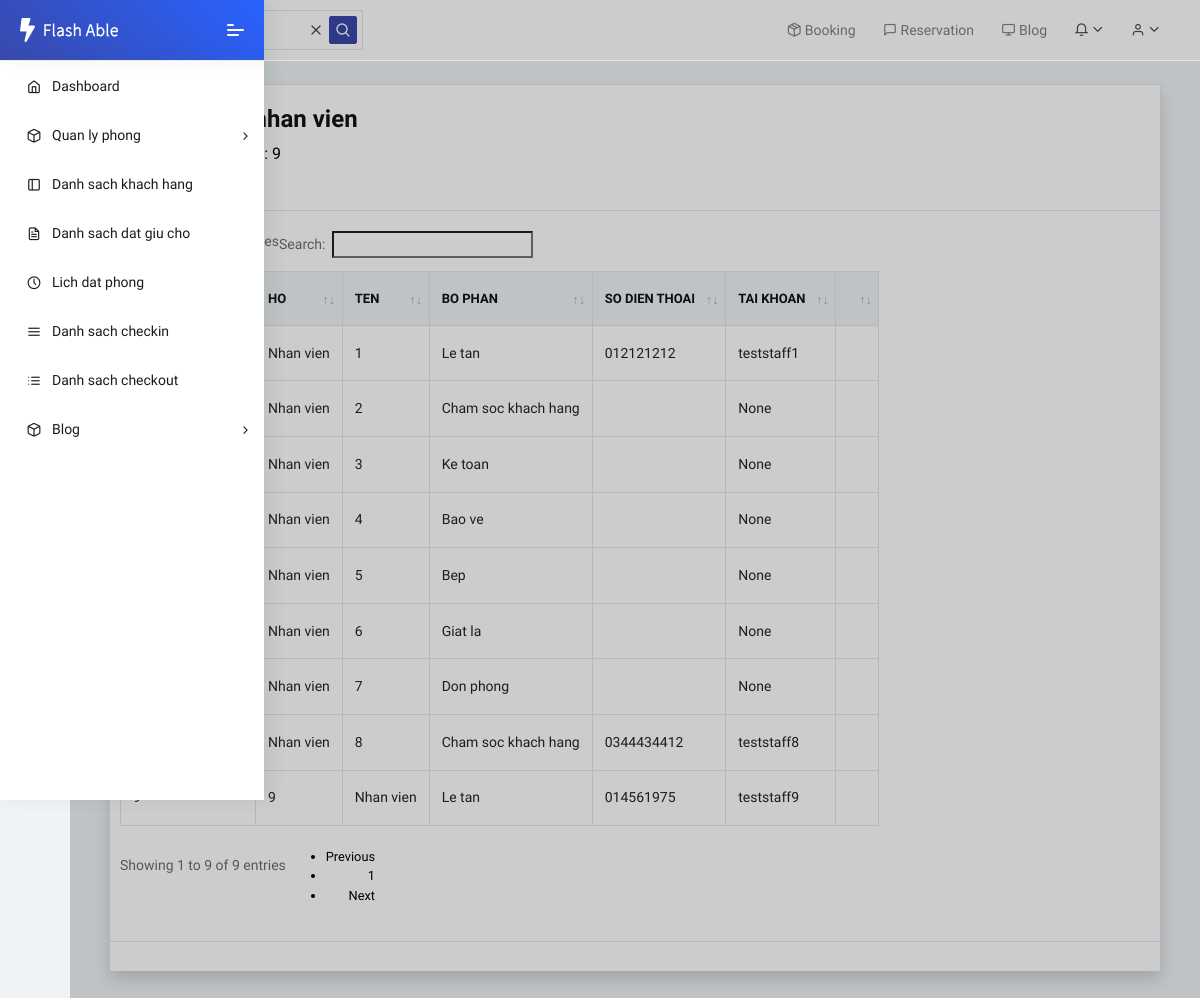
Before: /staffs/list (signed in) with the older database file.
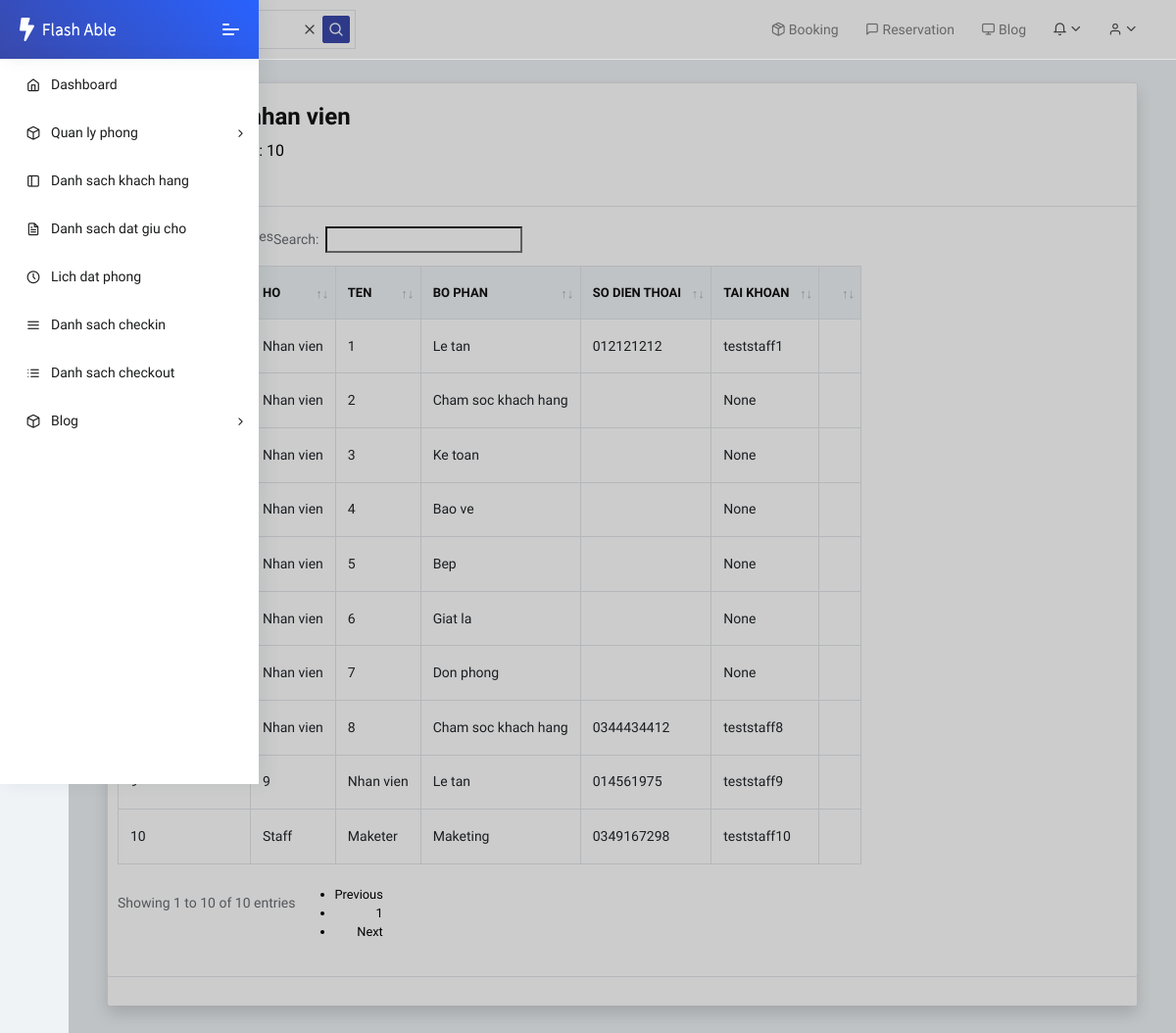
After: the same page with the newer database file.
### staff/models.py (models this page shows, shortened)
class Staff(models.Model):
    GENDER = (
        ('M', 'Nam'),
        ('F', 'Nu'),
    )
    staff_id = models.CharField('Ma nhan vien', primary_key=True, max_length=10,
                                error_messages={'unique': "Ma nhan vien da ton tai"})
    first_name = models.CharField('Ho va ten dem', max_length=50)
    last_name = models.CharField('Ten', max_length=50)
    staff_role = models.ForeignKey(StaffRole, on_delete=models.SET_NULL, null=True, blank=True, verbose_name='Bo phan')
    staff_email = models.EmailField('Email', unique=True, error_messages={'unique': "Email da duoc su dung"})
    user = models.OneToOneField(User, on_delete=models.SET_NULL, null=True, editable=False)
    class Meta:
        ordering = ['first_name', 'last_name', 'staff_id']

class StaffRole(models.Model):
    role = models.CharField('Bo phan', max_length=50)
    def __str__(self):
        return self.role

### dashboard/models.py (models this page shows)
class Profile(models.Model):
    GENDER_MALE = 1
    GENDER_FEMALE = 2
    GENDER_CHOICES = [
        (GENDER_MALE, _("Nam")),
        (GENDER_FEMALE, _("Nu")),
    ]
    user = models.OneToOneField(User, related_name="profile", on_delete=models.CASCADE)
    avatar = models.ImageField(null=True, blank=True)
    birthday = models.DateField(null=True, blank=True)
    gender = models.PositiveSmallIntegerField(choices=GENDER_CHOICES, null=True, blank=True)
    phone = models.CharField(max_length=32, null=True, blank=True)
    address = models.CharField(max_length=255, null=True, blank=True)
    quote = models.CharField(max_length=255, null=True, blank=True)
    created_at = models.DateTimeField(auto_now_add=True)
    updated_at = models.DateTimeField(auto_now=True)
    class Meta:
        verbose_name = _('Profile')
        verbose_name_plural = _('Profiles')

### staff/views.py (the view)
# urls.py: path('list', views.StaffListView.as_view(), name='staff_list'),
class StaffListView(LoginRequiredMixin, ListView):
    model = Staff
    template_name = 'staff_list.html'

### staff/templates/staff_list.html (shortened to what this page needs)
{% extends 'base.html' %}
{% load static %}
{% block header_static %}
	<link rel="stylesheet" href="{% static 'fonts/fontawesome/css/fontawesome-all.min.css' %}">
	<link rel="stylesheet" href="{% static 'plugins/animation/css/animate.min.css' %}">
    <link rel="stylesheet" type="text/css" href="{% static 'media/css/dataTables.uikit.css' %}">
    <link rel="stylesheet" type="text/css" href="https://cdnjs.cloudflare.com/ajax/libs/uikit/3.0.2/css/uikit.min.css">
    <link rel="stylesheet" href="{% static 'css/style.css' %}">
{% endblock %}
{% block content %}
    <div class="container-fluid">
        <div class="card shadow mb-4">
            <div class="card">
                <div class="card-header">
                    <h3>Danh sach nhan vien</h3>
                    <p class="mb-4">Tong so nhan vien: {{ staff_list.count }}</p>
                </div>
                <div class="card-body table-responsive">
                    <table id="example" class="table table-hover table-bordered nowrap" style="width:100%">
                        <thead>
                            <tr>
                                <th>Ma nhan vien</th>
                                <th>Ho</th>
                                <th>Ten</th>
                                <th>Bo phan</th>
                                <th>So dien thoai</th>
                                <th>Tai khoan</th>
                                <th></th>
                            </tr>
                        </thead>
                        <tbody>
                        {% for staff in staff_list %}
                        <tr>
                            <td>{{ staff.staff_id }}</td>
                            <td>{{ staff.last_name }}</td>
                            <td>{{ staff.first_name }}</td>
                            <td>{{ staff.staff_role }}</td>
                            <td>{{ staff.user.profile.phone }}</td>
                            <td>{{ staff.user }}</td>
                            <td>
                        </tr>
                        {% endfor %}
                        </tbody>
                    </table>
                </div>
            </div>
        </div>
    </div>
{% endblock %}

Changed rows visible on the page:
added Staff: staff_id "10", last_name "Staff", first_name "Maketer", staff_role "Maketing", user.profile.phone "0349167298", user "teststaff10"
Other visible differences:
{{ staff_list.count }}: "9" → "10"
text written by a page script: "Search: Showing 1 to 9 of 9 entries Previous 1 Next" → "Search: Showing 1 to 10 of 10 entries Previous 1 Next"
